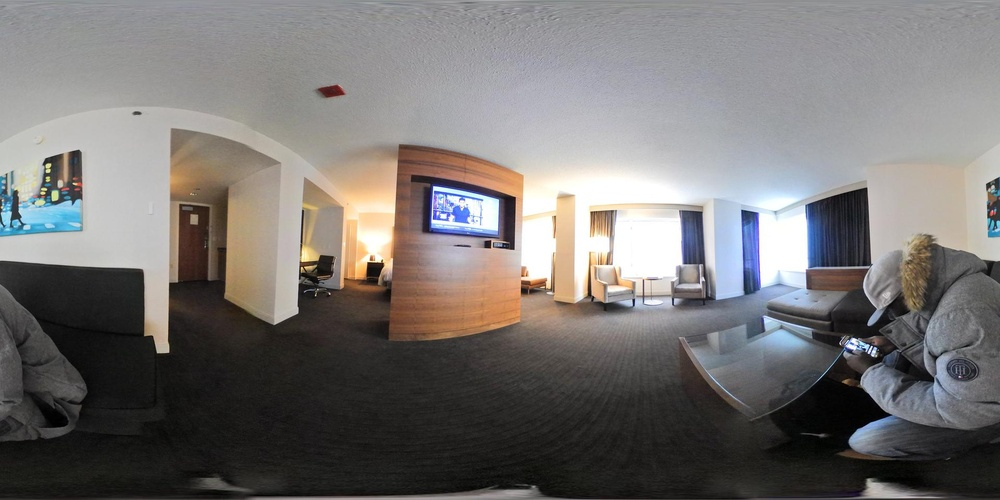
#> input picture input_ims/7fBQw.jpg, 1000 x 500 px, shrunk from 1920 x 960 before the run
$ python projectpan.py ../input_ims/7fBQw.jpg out
#> lines starting #> are read from the running program, lines starting #| are printed output that depends on the picture
import os
from imageio import imread, imwrite

import numpy as np
import matplotlib.pyplot as plt

import argparse

parser = argparse.ArgumentParser()
parser.add_argument("input_image")
parser.add_argument("outdir")
args = parser.parse_args()

image = imread(args.input_image)[:,:,:3]/255


rows,cols,ch = image.shape
#> rows = 500; cols = 1000; ch = 3
view = np.hstack((image[:,cols//2:],image[:,:cols//2]))
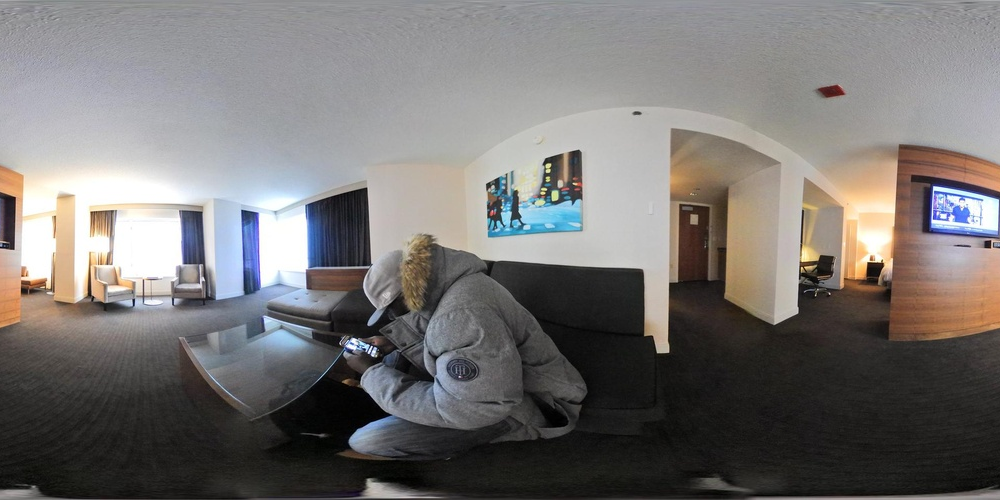
#> view: shape (500, 1000, 3) float64; mean R, G, B 0.469, 0.457, 0.451


filename, ext = os.path.splitext(os.path.basename(args.input_image))
#> (the run stopped early here; a loop or call above may not have finished)

$ run again, on input_ims/street.jpg
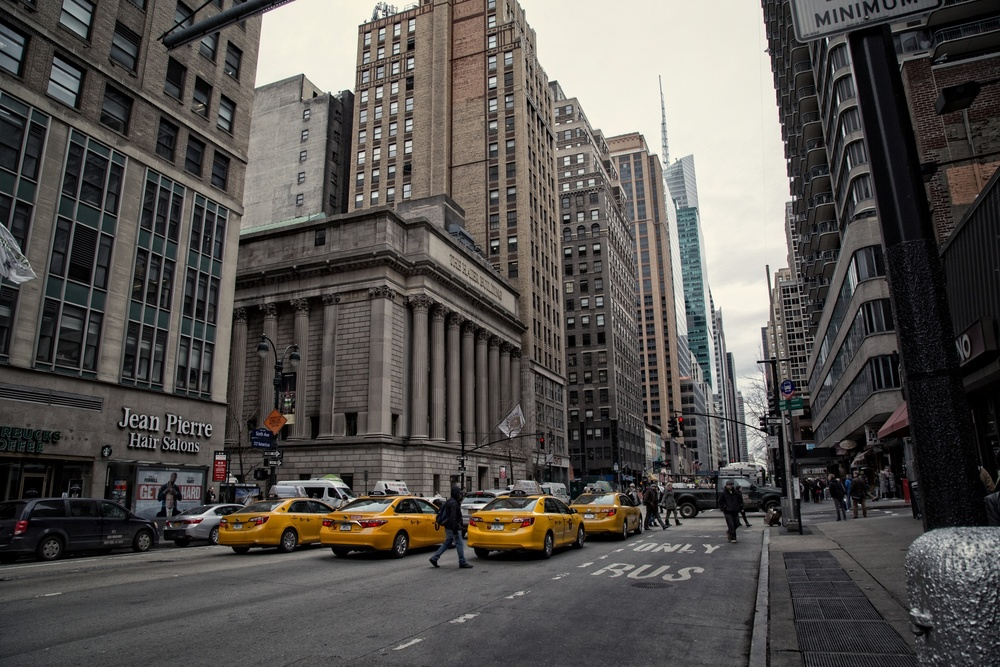
#> input picture input_ims/street.jpg, 1000 x 667 px, shrunk from 1920 x 1280 before the run
#> `view = np.hstack((image[:,cols//2:],image[:,:cols//2]))`:
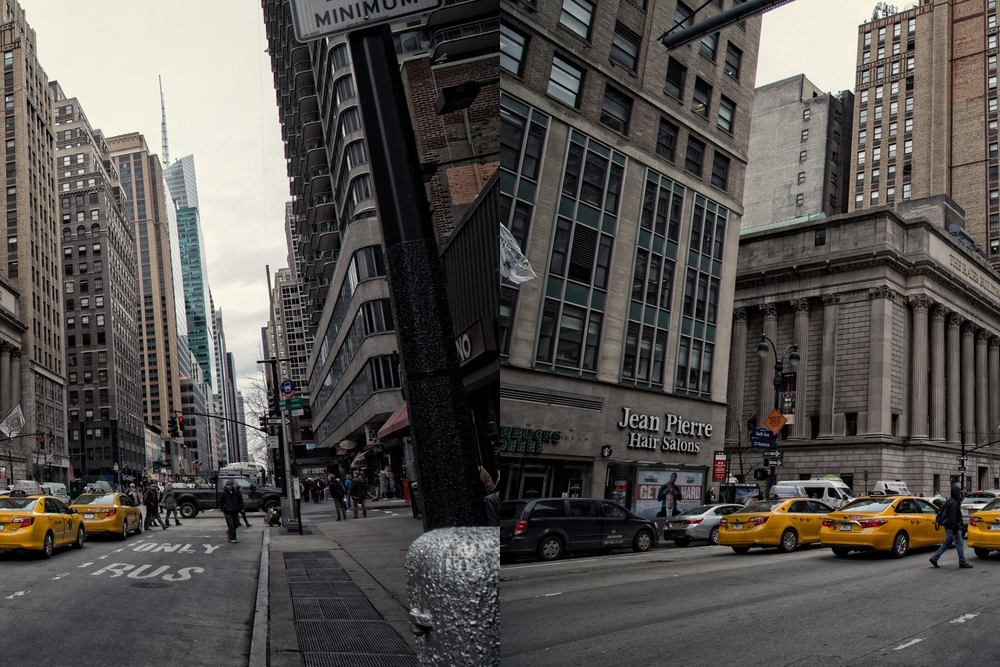
#> view: shape (667, 1000, 3) float64; mean R, G, B 0.339, 0.326, 0.313

$ run again, on input_ims/street2.jpg
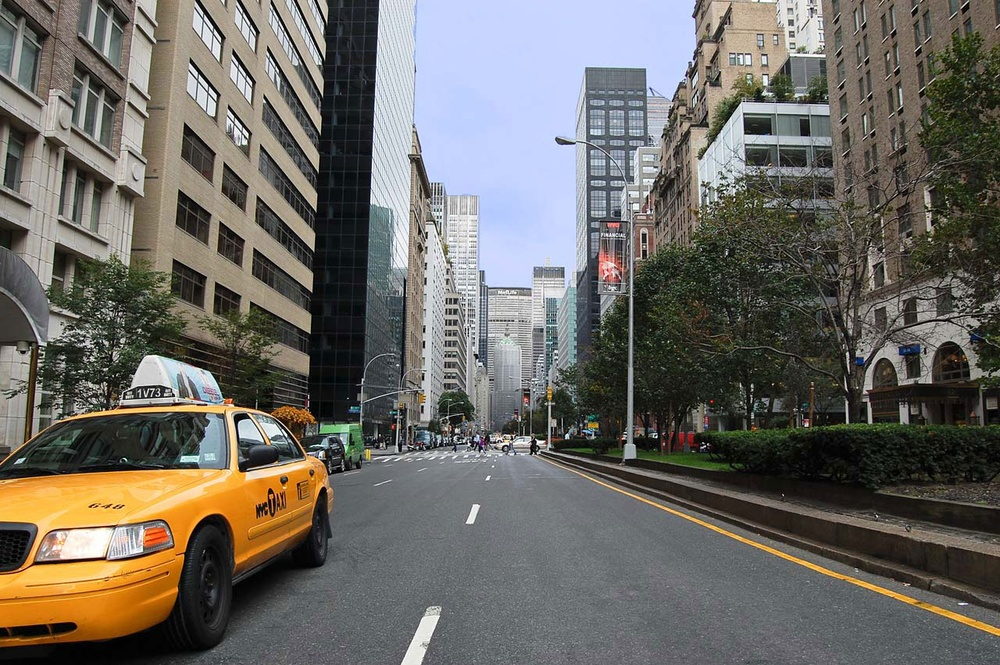
#> input picture input_ims/street2.jpg, 1000 x 665 px, shrunk from 1280 x 851 before the run
#> `view = np.hstack((image[:,cols//2:],image[:,:cols//2]))`:
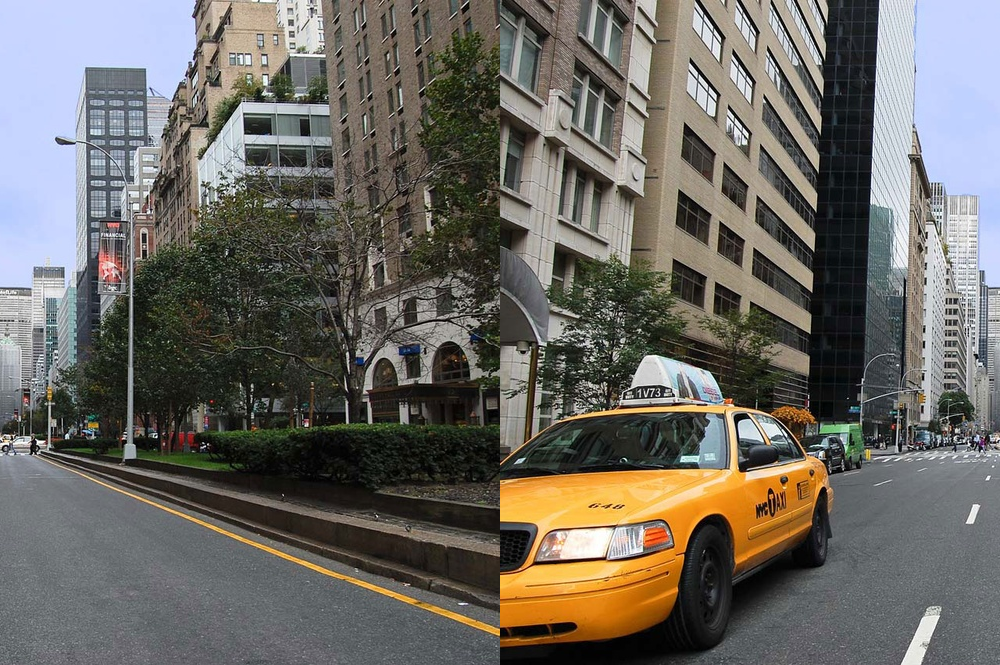
#> view: shape (665, 1000, 3) float64; mean R, G, B 0.424, 0.412, 0.387

$ run again, on input_ims/test.jpg
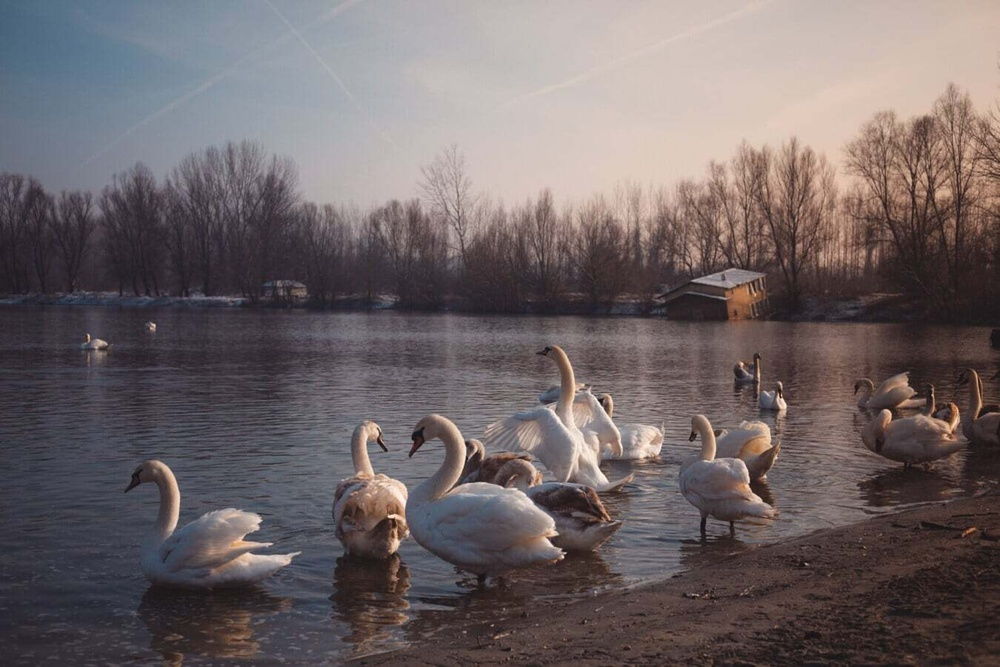
#> input picture input_ims/test.jpg, 1000 x 667 px, shrunk from 1350 x 900 before the run
#> `view = np.hstack((image[:,cols//2:],image[:,:cols//2]))`:
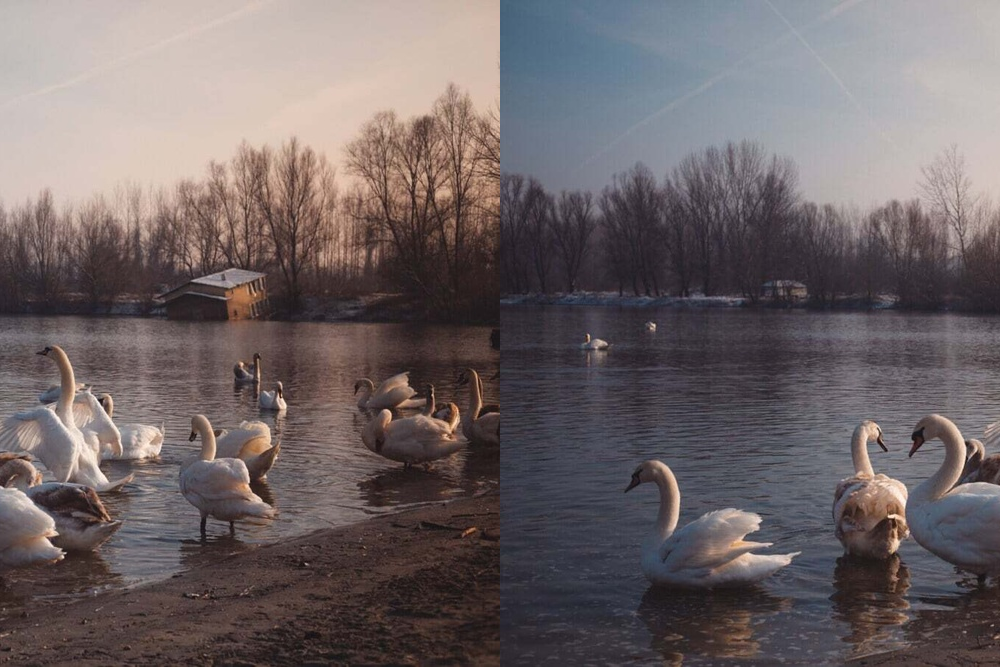
#> view: shape (667, 1000, 3) float64; mean R, G, B 0.432, 0.394, 0.399
